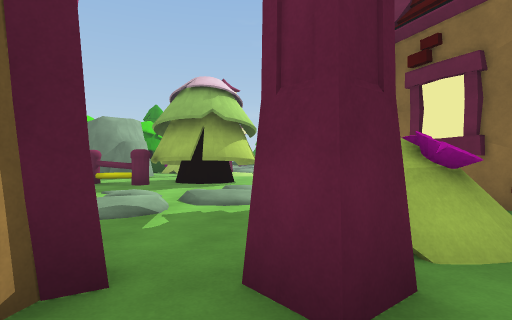
view 1 (above)

24 first-person views from a walk through a Unity game level. The camera is 1.4 m above the floor, looks level and sees 80° across. The floor is counted in squares, 2 m on a side. Each view is taken from the middle of a square. On the plan, view 1 faces up. The plan holds only what a view shows up to about 10 squares ahead; the rest is blank. The place goes on beyond the plan. Some animated figures are left out. Door leaves are left out, so doorways stand open.

view 2
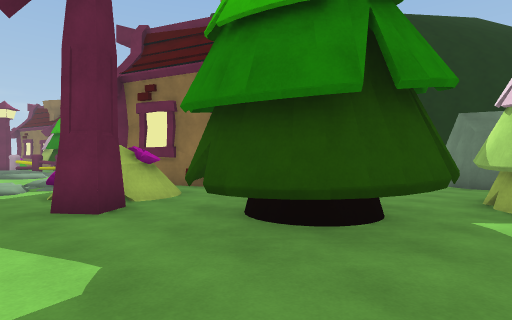

view 3
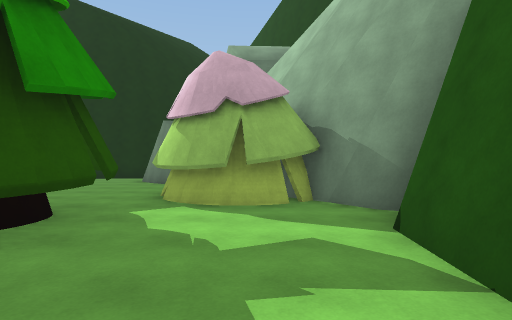

view 4
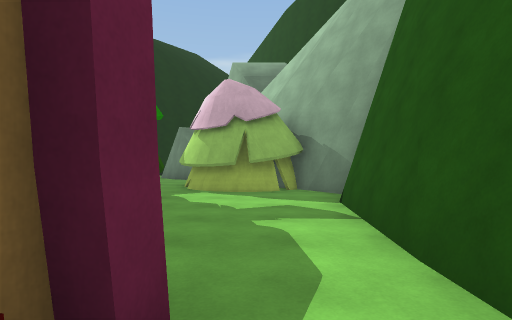

view 5
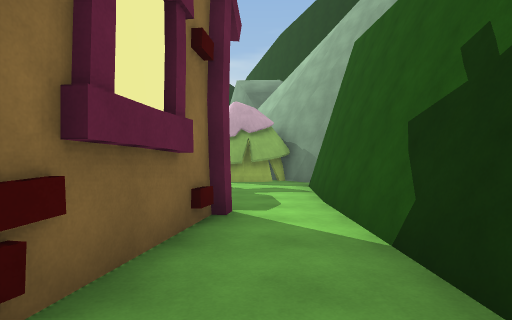

view 6
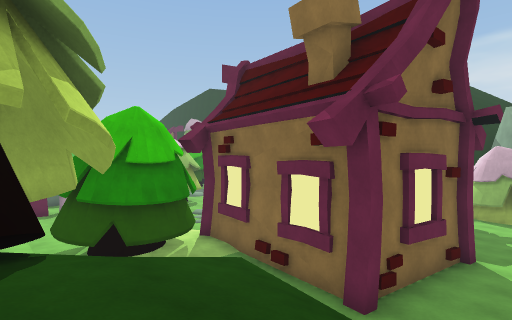

view 7
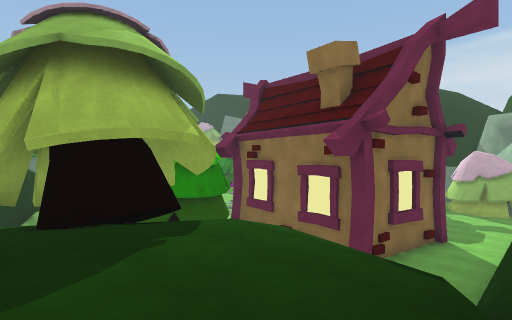

view 8
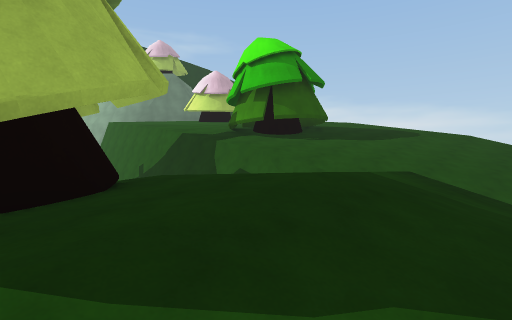

view 9
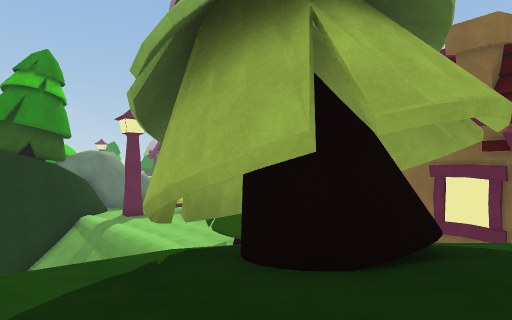

view 10
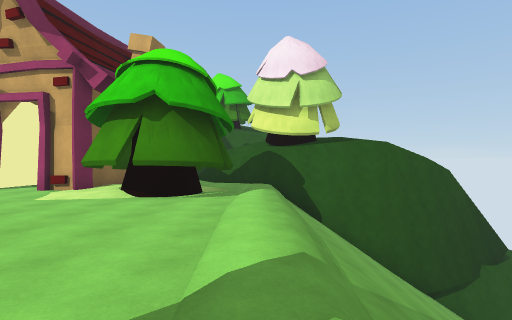

view 11
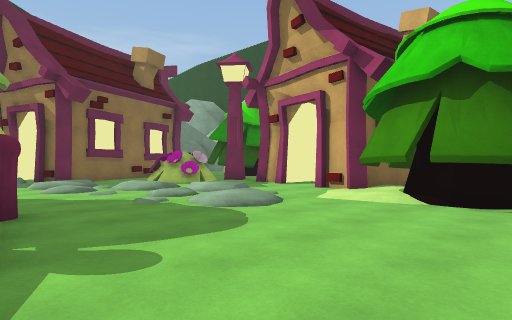

view 12
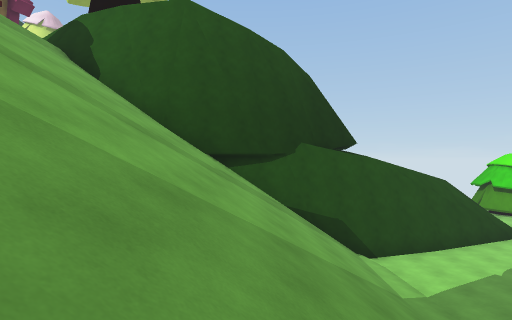

view 13
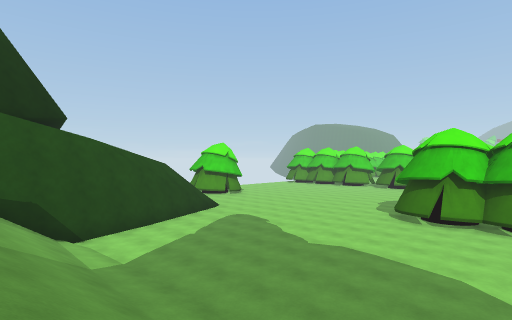

view 14
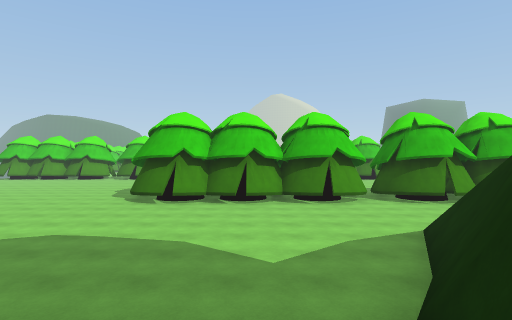

view 15
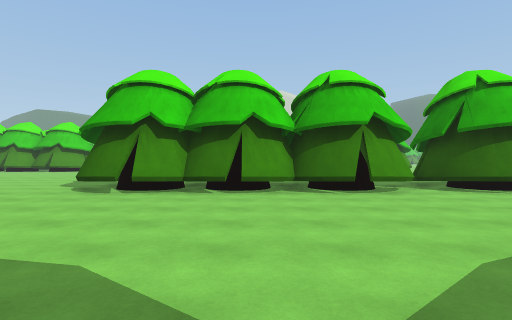

view 16
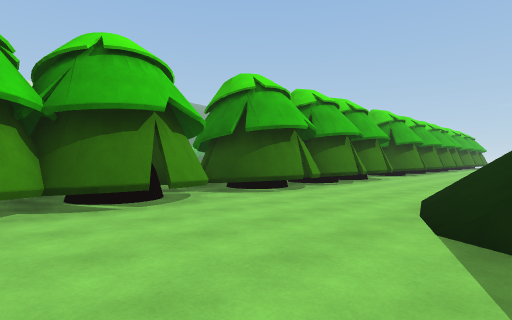

view 17
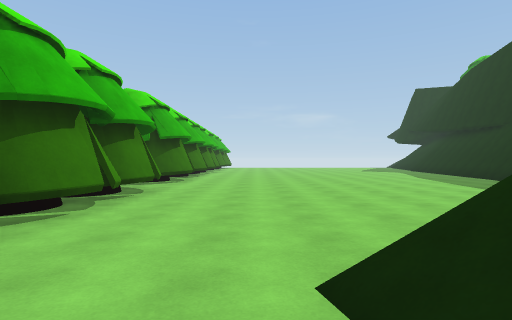

view 18
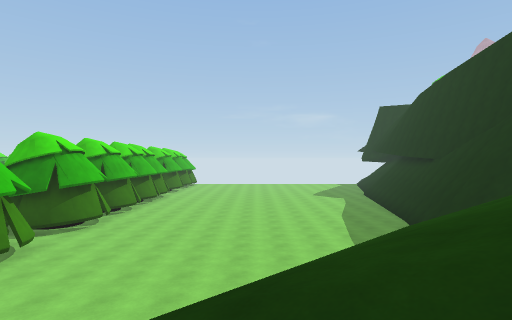

view 19
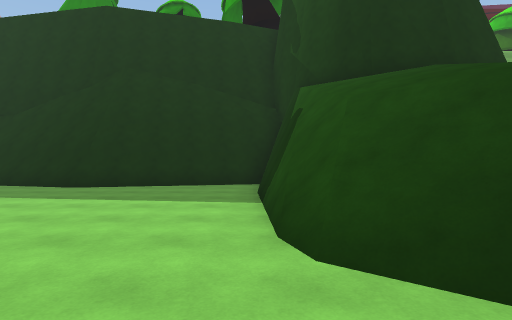

view 20
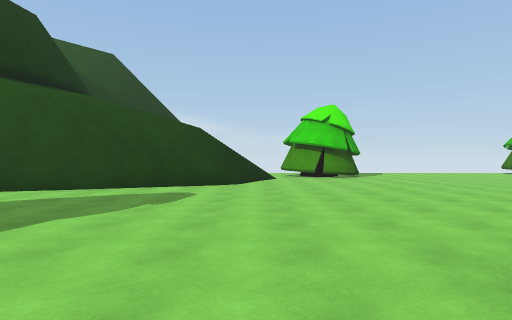

view 21
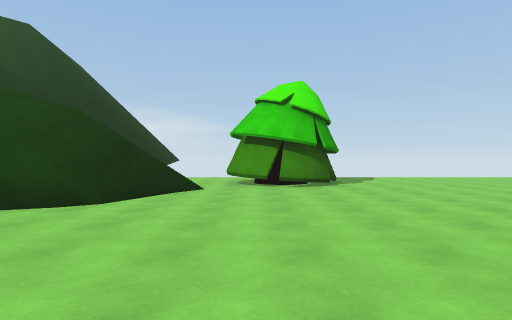

view 22
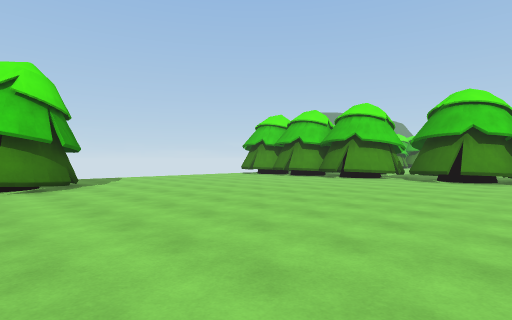

view 23
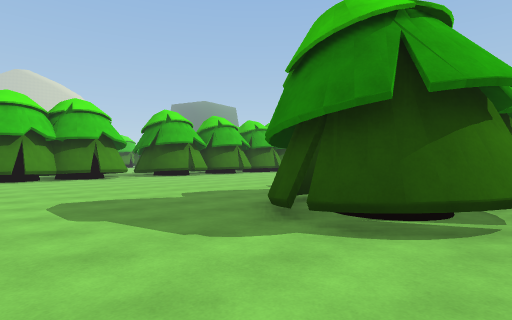

view 24
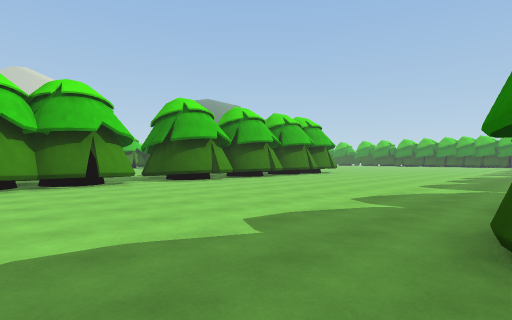

### Floor plan
Key: @ floor where view 1 was taken; # wall or solid block; . main floor; : floor 11.5 m higher than the main floor; + floor 12 m higher than the main floor; * floor 14.75 m higher than the main floor; / step, stairs or slope; D open door; = window, fence, low wall or low ledge; v drop or lower ground; O other object.
Columns run from 37 left of view 1 to 5 right of it. Each row starts with its distance up from view 1.
 23         OOOO.........## v
 22         OOO..........##vv
 21          OO..........##
 20           OO.........##
 19          OOO..........#
 18           OO..........#
 17          OOO..../#######
 16           O....//##   ##
 15       .. OOO..////////##
 14      ...OOO...///////##
 13     .....O....///   /#
 12    .....OOO.../=##  /#
 11   ...... OOO.....##  #
 10  ....... OO.......####   #  /    :OOOO
  9 O....... OOO......  ///  // :::: OOOOO:
  8 ........  OO......    //  //::::::::O/:/
  7 ........OOOO....... ///// //:::::::://+/#D
  6 ........OOOO......./////////::::://///::#
  5 O.......OOO......../////////:::::/:///::#
  4 .................../////////:OOO:://::O
  3 O................../////////:OOOO::::OOO
  2 .................../////////:OOO##D###OO
  1 O..................//######/::O:# :###OO
  0 .................##### v//O##/  #  #:@OO
 -1 ..............####/##v //OOO// :#   ::OOOO:
 -2  ............=#////#v  //OOO// :#   :::OOOO
 -3   ..........///////#v  //**/// :####:::::OO
 -4    .........////       //**/// ::::::::::OO
 -5    ......OO.           //**///#######::::OO
 -6    .....OOOO/          //* =###     ######
 -7    .....O  O.           vvvvv
 -8                         vvvvv
 -9                         vvvv
-10                         vvvv

Positions as (right, up) in squares from view 1, and headings:
1: (0, 0), facing up
2: (-1, -3), facing up-right
3: (-1, -4), facing right
4: (-3, -4), facing right
5: (-6, -4), facing right
6: (-10, -5), facing up-right
7: (-12, -6), facing up-right
8: (-14, -1), facing down-right
9: (-13, -3), facing up-right
10: (-9, 10), facing down
11: (-8, 9), facing down-right
12: (-15, 9), facing down
13: (-16, 9), facing down-left
14: (-17, 9), facing left
15: (-20, 9), facing left
16: (-22, 9), facing up-left
17: (-24, 13), facing up
18: (-21, 13), facing up
19: (-24, 17), facing right
20: (-25, 7), facing down
21: (-27, 3), facing down
22: (-27, 3), facing down-left
23: (-26, 2), facing up-left
24: (-29, 3), facing up-left
